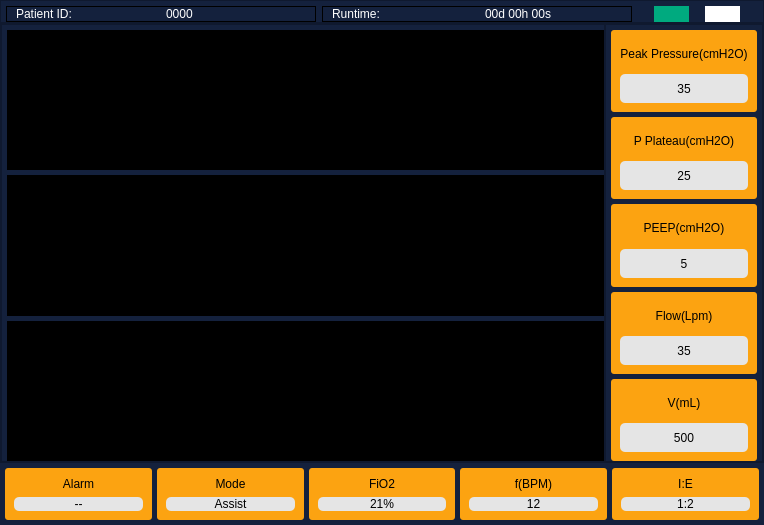
<?xml version="1.0" encoding="UTF-8"?>
<ui version="4.0">
 <author>Eugene Oca</author>
 <class>MainWindow</class>
 <widget class="QMainWindow" name="MainWindow">
  <property name="geometry">
   <rect>
    <x>0</x>
    <y>0</y>
    <width>764</width>
    <height>525</height>
   </rect>
  </property>
  <property name="windowTitle">
   <string>SPIRITUS VITAE</string>
  </property>
  <widget class="QWidget" name="centralwidget">
   <layout class="QVBoxLayout" name="verticalLayout">
    <property name="spacing">
     <number>0</number>
    </property>
    <property name="leftMargin">
     <number>0</number>
    </property>
    <property name="topMargin">
     <number>0</number>
    </property>
    <property name="rightMargin">
     <number>0</number>
    </property>
    <property name="bottomMargin">
     <number>0</number>
    </property>
    <item>
     <widget class="QFrame" name="top_frame">
      <property name="maximumSize">
       <size>
        <width>16777215</width>
        <height>40</height>
       </size>
      </property>
      <property name="styleSheet">
       <string notr="true">background-color: rgb(20, 33, 61);</string>
      </property>
      <property name="frameShape">
       <enum>QFrame::StyledPanel</enum>
      </property>
      <property name="frameShadow">
       <enum>QFrame::Raised</enum>
      </property>
      <layout class="QHBoxLayout" name="horizontalLayout_2">
       <property name="spacing">
        <number>6</number>
       </property>
       <property name="sizeConstraint">
        <enum>QLayout::SetDefaultConstraint</enum>
       </property>
       <property name="leftMargin">
        <number>5</number>
       </property>
       <property name="topMargin">
        <number>5</number>
       </property>
       <property name="rightMargin">
        <number>5</number>
       </property>
       <property name="bottomMargin">
        <number>0</number>
       </property>
       <item>
        <widget class="QFrame" name="frame">
         <property name="styleSheet">
          <string notr="true">border-color: rgb(0, 0, 0);</string>
         </property>
         <property name="frameShape">
          <enum>QFrame::Box</enum>
         </property>
         <property name="frameShadow">
          <enum>QFrame::Plain</enum>
         </property>
         <property name="lineWidth">
          <number>1</number>
         </property>
         <layout class="QHBoxLayout" name="horizontalLayout_3">
          <property name="spacing">
           <number>0</number>
          </property>
          <property name="leftMargin">
           <number>9</number>
          </property>
          <property name="topMargin">
           <number>0</number>
          </property>
          <property name="rightMargin">
           <number>0</number>
          </property>
          <property name="bottomMargin">
           <number>0</number>
          </property>
          <item>
           <widget class="QLabel" name="label">
            <property name="maximumSize">
             <size>
              <width>150</width>
              <height>16777215</height>
             </size>
            </property>
            <property name="styleSheet">
             <string notr="true">font: 25 12pt &quot;Segoe UI Light&quot; bold;
background-color: rgb(20, 33, 61);
color: rgb(255, 255, 255);</string>
            </property>
            <property name="lineWidth">
             <number>1</number>
            </property>
            <property name="text">
             <string>Patient ID:</string>
            </property>
            <property name="scaledContents">
             <bool>false</bool>
            </property>
            <property name="wordWrap">
             <bool>false</bool>
            </property>
           </widget>
          </item>
          <item>
           <widget class="QLabel" name="lbl_patient_id">
            <property name="styleSheet">
             <string notr="true">font: 25 12pt &quot;Segoe UI Light&quot; bold;
background-color: rgb(20, 33, 61);
color: rgb(255, 255, 255);</string>
            </property>
            <property name="text">
             <string>0000</string>
            </property>
           </widget>
          </item>
         </layout>
        </widget>
       </item>
       <item>
        <widget class="QFrame" name="frame_2">
         <property name="styleSheet">
          <string notr="true">background-color: rgb(20, 33, 61);</string>
         </property>
         <property name="frameShape">
          <enum>QFrame::Box</enum>
         </property>
         <property name="frameShadow">
          <enum>QFrame::Plain</enum>
         </property>
         <layout class="QHBoxLayout" name="horizontalLayout_4">
          <property name="leftMargin">
           <number>9</number>
          </property>
          <property name="topMargin">
           <number>0</number>
          </property>
          <property name="rightMargin">
           <number>0</number>
          </property>
          <property name="bottomMargin">
           <number>0</number>
          </property>
          <item>
           <widget class="QLabel" name="label_2">
            <property name="maximumSize">
             <size>
              <width>16777215</width>
              <height>16777215</height>
             </size>
            </property>
            <property name="styleSheet">
             <string notr="true">font: 25 12pt &quot;Segoe UI Light&quot; bold;
color: rgb(255, 255, 255);</string>
            </property>
            <property name="text">
             <string>Runtime:</string>
            </property>
           </widget>
          </item>
          <item>
           <widget class="QLabel" name="lbl_runtime">
            <property name="styleSheet">
             <string notr="true">font: 25 12pt &quot;Segoe UI Light&quot; bold;
color: rgb(255, 255, 255);</string>
            </property>
            <property name="text">
             <string>00d 00h 00s</string>
            </property>
           </widget>
          </item>
         </layout>
        </widget>
       </item>
       <item>
        <widget class="QFrame" name="frame_3">
         <property name="maximumSize">
          <size>
           <width>120</width>
           <height>16777215</height>
          </size>
         </property>
         <property name="styleSheet">
          <string notr="true">background-color: rgb(20, 33, 61);</string>
         </property>
         <property name="frameShape">
          <enum>QFrame::NoFrame</enum>
         </property>
         <property name="frameShadow">
          <enum>QFrame::Plain</enum>
         </property>
         <layout class="QHBoxLayout" name="horizontalLayout_5">
          <property name="spacing">
           <number>0</number>
          </property>
          <property name="leftMargin">
           <number>0</number>
          </property>
          <property name="topMargin">
           <number>0</number>
          </property>
          <property name="rightMargin">
           <number>0</number>
          </property>
          <property name="bottomMargin">
           <number>0</number>
          </property>
          <item>
           <widget class="QPushButton" name="btn_run">
            <property name="maximumSize">
             <size>
              <width>35</width>
              <height>35</height>
             </size>
            </property>
            <property name="styleSheet">
             <string notr="true">font: 25 11.5pt &quot;Segoe UI Light&quot;;
color: rgb(255, 255, 255);
border-radius: 15px;
background-color: rgb(0, 170, 127);</string>
            </property>
            <property name="text">
             <string/>
            </property>
            <property name="icon">
             <iconset resource="../src/images.qrc">
              <normaloff>:/buttons/img/btn_play.png</normaloff>:/buttons/img/btn_play.png</iconset>
            </property>
            <property name="iconSize">
             <size>
              <width>32</width>
              <height>32</height>
             </size>
            </property>
            <property name="checkable">
             <bool>false</bool>
            </property>
            <property name="checked">
             <bool>false</bool>
            </property>
            <property name="flat">
             <bool>true</bool>
            </property>
           </widget>
          </item>
          <item>
           <widget class="QPushButton" name="btn_settings">
            <property name="maximumSize">
             <size>
              <width>35</width>
              <height>35</height>
             </size>
            </property>
            <property name="styleSheet">
             <string notr="true">font: 25 11.5pt &quot;Segoe UI Light&quot;;
color: rgb(255, 255, 255);
border-radius: 15px;
background-color: rgb(255, 255, 255);</string>
            </property>
            <property name="text">
             <string/>
            </property>
            <property name="icon">
             <iconset resource="../src/images.qrc">
              <normaloff>:/buttons/img/iconfinder_Configuration-01_1976051.png</normaloff>:/buttons/img/iconfinder_Configuration-01_1976051.png</iconset>
            </property>
            <property name="iconSize">
             <size>
              <width>32</width>
              <height>32</height>
             </size>
            </property>
            <property name="flat">
             <bool>true</bool>
            </property>
           </widget>
          </item>
         </layout>
        </widget>
       </item>
      </layout>
     </widget>
    </item>
    <item>
     <widget class="QFrame" name="middle_frame">
      <property name="styleSheet">
       <string notr="true">background-color: rgb(20, 33, 61);</string>
      </property>
      <property name="frameShape">
       <enum>QFrame::StyledPanel</enum>
      </property>
      <property name="frameShadow">
       <enum>QFrame::Raised</enum>
      </property>
      <layout class="QHBoxLayout" name="horizontalLayout">
       <property name="spacing">
        <number>0</number>
       </property>
       <property name="leftMargin">
        <number>0</number>
       </property>
       <property name="topMargin">
        <number>0</number>
       </property>
       <property name="rightMargin">
        <number>0</number>
       </property>
       <property name="bottomMargin">
        <number>0</number>
       </property>
       <item>
        <widget class="QFrame" name="graph_display_frame">
         <property name="frameShape">
          <enum>QFrame::StyledPanel</enum>
         </property>
         <property name="frameShadow">
          <enum>QFrame::Raised</enum>
         </property>
         <layout class="QVBoxLayout" name="verticalLayout_13">
          <property name="spacing">
           <number>5</number>
          </property>
          <property name="leftMargin">
           <number>5</number>
          </property>
          <property name="topMargin">
           <number>5</number>
          </property>
          <property name="rightMargin">
           <number>0</number>
          </property>
          <property name="bottomMargin">
           <number>0</number>
          </property>
          <item>
           <widget class="PlotWidget" name="gv_pressure">
            <property name="autoFillBackground">
             <bool>false</bool>
            </property>
            <property name="styleSheet">
             <string notr="true">background-color: rgb(0, 0, 0);</string>
            </property>
            <property name="frameShape">
             <enum>QFrame::Box</enum>
            </property>
            <property name="frameShadow">
             <enum>QFrame::Sunken</enum>
            </property>
            <property name="sizeAdjustPolicy">
             <enum>QAbstractScrollArea::AdjustIgnored</enum>
            </property>
            <property name="foregroundBrush">
             <brush brushstyle="NoBrush">
              <color alpha="255">
               <red>252</red>
               <green>163</green>
               <blue>17</blue>
              </color>
             </brush>
            </property>
           </widget>
          </item>
          <item>
           <widget class="PlotWidget" name="gv_flow">
            <property name="styleSheet">
             <string notr="true">background-color: rgb(0, 0, 0);</string>
            </property>
            <property name="frameShape">
             <enum>QFrame::Box</enum>
            </property>
            <property name="sizeAdjustPolicy">
             <enum>QAbstractScrollArea::AdjustIgnored</enum>
            </property>
            <property name="foregroundBrush">
             <brush brushstyle="NoBrush">
              <color alpha="255">
               <red>252</red>
               <green>163</green>
               <blue>17</blue>
              </color>
             </brush>
            </property>
           </widget>
          </item>
          <item>
           <widget class="PlotWidget" name="gv_volume">
            <property name="styleSheet">
             <string notr="true">background-color: rgb(0, 0, 0);</string>
            </property>
            <property name="frameShape">
             <enum>QFrame::Box</enum>
            </property>
            <property name="sizeAdjustPolicy">
             <enum>QAbstractScrollArea::AdjustIgnored</enum>
            </property>
            <property name="foregroundBrush">
             <brush brushstyle="NoBrush">
              <color alpha="255">
               <red>252</red>
               <green>163</green>
               <blue>17</blue>
              </color>
             </brush>
            </property>
           </widget>
          </item>
         </layout>
        </widget>
       </item>
       <item>
        <widget class="QFrame" name="right_frame">
         <property name="maximumSize">
          <size>
           <width>200</width>
           <height>16777215</height>
          </size>
         </property>
         <property name="frameShape">
          <enum>QFrame::StyledPanel</enum>
         </property>
         <property name="frameShadow">
          <enum>QFrame::Raised</enum>
         </property>
         <layout class="QVBoxLayout" name="verticalLayout_2">
          <property name="spacing">
           <number>5</number>
          </property>
          <property name="leftMargin">
           <number>5</number>
          </property>
          <property name="topMargin">
           <number>5</number>
          </property>
          <property name="rightMargin">
           <number>5</number>
          </property>
          <property name="bottomMargin">
           <number>0</number>
          </property>
          <item>
           <widget class="QFrame" name="frame_12">
            <property name="maximumSize">
             <size>
              <width>200</width>
              <height>16777215</height>
             </size>
            </property>
            <property name="styleSheet">
             <string notr="true">border-radius: 3px;
background-color: rgb(252, 163, 17);</string>
            </property>
            <property name="frameShape">
             <enum>QFrame::NoFrame</enum>
            </property>
            <property name="frameShadow">
             <enum>QFrame::Plain</enum>
            </property>
            <layout class="QVBoxLayout" name="verticalLayout_8">
             <property name="spacing">
              <number>6</number>
             </property>
             <item>
              <widget class="QLabel" name="label_13">
               <property name="styleSheet">
                <string notr="true">font: 25 10pt &quot;Segoe UI Light&quot; bold;</string>
               </property>
               <property name="text">
                <string>Peak Pressure(cmH2O)</string>
               </property>
               <property name="alignment">
                <set>Qt::AlignCenter</set>
               </property>
              </widget>
             </item>
             <item>
              <widget class="QLabel" name="lbl_pressure_peak">
               <property name="maximumSize">
                <size>
                 <width>16777215</width>
                 <height>16777215</height>
                </size>
               </property>
               <property name="styleSheet">
                <string notr="true">font: 25 14pt &quot;Segoe UI Light&quot; bold;
border-radius: 5px;
background-color: #E5E5E5;</string>
               </property>
               <property name="text">
                <string>35</string>
               </property>
               <property name="alignment">
                <set>Qt::AlignCenter</set>
               </property>
               <property name="margin">
                <number>0</number>
               </property>
              </widget>
             </item>
            </layout>
           </widget>
          </item>
          <item>
           <widget class="QFrame" name="frame_9">
            <property name="maximumSize">
             <size>
              <width>200</width>
              <height>16777215</height>
             </size>
            </property>
            <property name="styleSheet">
             <string notr="true">border-radius: 3px;
background-color: rgb(252, 163, 17);</string>
            </property>
            <property name="frameShape">
             <enum>QFrame::NoFrame</enum>
            </property>
            <property name="frameShadow">
             <enum>QFrame::Plain</enum>
            </property>
            <layout class="QVBoxLayout" name="verticalLayout_9">
             <item>
              <widget class="QLabel" name="label_15">
               <property name="styleSheet">
                <string notr="true">font: 25 10pt &quot;Segoe UI Light&quot; bold;</string>
               </property>
               <property name="text">
                <string>P Plateau(cmH2O)</string>
               </property>
               <property name="alignment">
                <set>Qt::AlignCenter</set>
               </property>
              </widget>
             </item>
             <item>
              <widget class="QLabel" name="lbl_p_plateau">
               <property name="styleSheet">
                <string notr="true">font: 25 14pt &quot;Segoe UI Light&quot; bold;
border-radius: 5px;
background-color: #E5E5E5;</string>
               </property>
               <property name="text">
                <string>25</string>
               </property>
               <property name="alignment">
                <set>Qt::AlignCenter</set>
               </property>
              </widget>
             </item>
            </layout>
           </widget>
          </item>
          <item>
           <widget class="QFrame" name="frame_13">
            <property name="maximumSize">
             <size>
              <width>200</width>
              <height>16777215</height>
             </size>
            </property>
            <property name="styleSheet">
             <string notr="true">border-radius: 3px;
background-color: rgb(252, 163, 17);</string>
            </property>
            <property name="frameShape">
             <enum>QFrame::NoFrame</enum>
            </property>
            <property name="frameShadow">
             <enum>QFrame::Plain</enum>
            </property>
            <layout class="QVBoxLayout" name="verticalLayout_10">
             <item>
              <widget class="QLabel" name="label_17">
               <property name="styleSheet">
                <string notr="true">font: 25 10pt &quot;Segoe UI Light&quot; bold;</string>
               </property>
               <property name="text">
                <string>PEEP(cmH2O)</string>
               </property>
               <property name="alignment">
                <set>Qt::AlignCenter</set>
               </property>
              </widget>
             </item>
             <item>
              <widget class="QLabel" name="lbl_peep">
               <property name="styleSheet">
                <string notr="true">font: 25 14pt &quot;Segoe UI Light&quot; bold;
border-radius: 5px;
background-color: #E5E5E5;</string>
               </property>
               <property name="text">
                <string>5</string>
               </property>
               <property name="alignment">
                <set>Qt::AlignCenter</set>
               </property>
              </widget>
             </item>
            </layout>
           </widget>
          </item>
          <item>
           <widget class="QFrame" name="frame_10">
            <property name="maximumSize">
             <size>
              <width>200</width>
              <height>16777215</height>
             </size>
            </property>
            <property name="styleSheet">
             <string notr="true">border-radius: 3px;
background-color: rgb(252, 163, 17);</string>
            </property>
            <property name="frameShape">
             <enum>QFrame::NoFrame</enum>
            </property>
            <property name="frameShadow">
             <enum>QFrame::Plain</enum>
            </property>
            <layout class="QVBoxLayout" name="verticalLayout_11">
             <item>
              <widget class="QLabel" name="label_19">
               <property name="styleSheet">
                <string notr="true">font: 25 10pt &quot;Segoe UI Light&quot; bold;</string>
               </property>
               <property name="text">
                <string>Flow(Lpm)</string>
               </property>
               <property name="alignment">
                <set>Qt::AlignCenter</set>
               </property>
              </widget>
             </item>
             <item>
              <widget class="QLabel" name="lbl_flow">
               <property name="styleSheet">
                <string notr="true">font: 25 14pt &quot;Segoe UI Light&quot; bold;
border-radius: 5px;
background-color: #E5E5E5;</string>
               </property>
               <property name="text">
                <string>35</string>
               </property>
               <property name="alignment">
                <set>Qt::AlignCenter</set>
               </property>
              </widget>
             </item>
            </layout>
           </widget>
          </item>
          <item>
           <widget class="QFrame" name="frame_11">
            <property name="maximumSize">
             <size>
              <width>200</width>
              <height>16777215</height>
             </size>
            </property>
            <property name="styleSheet">
             <string notr="true">border-radius: 3px;
background-color: rgb(252, 163, 17);</string>
            </property>
            <property name="frameShape">
             <enum>QFrame::NoFrame</enum>
            </property>
            <property name="frameShadow">
             <enum>QFrame::Plain</enum>
            </property>
            <layout class="QVBoxLayout" name="verticalLayout_12">
             <item>
              <widget class="QLabel" name="label_21">
               <property name="styleSheet">
                <string notr="true">font: 25 12pt &quot;Segoe UI Light&quot; bold;</string>
               </property>
               <property name="text">
                <string>V(mL)</string>
               </property>
               <property name="alignment">
                <set>Qt::AlignCenter</set>
               </property>
              </widget>
             </item>
             <item>
              <widget class="QLabel" name="lbl_tidal_volume">
               <property name="styleSheet">
                <string notr="true">font: 25 14pt &quot;Segoe UI Light&quot; bold;
border-radius: 5px;
background-color: #E5E5E5;</string>
               </property>
               <property name="text">
                <string>500</string>
               </property>
               <property name="alignment">
                <set>Qt::AlignCenter</set>
               </property>
              </widget>
             </item>
            </layout>
           </widget>
          </item>
         </layout>
        </widget>
       </item>
      </layout>
     </widget>
    </item>
    <item>
     <widget class="QFrame" name="bottom_frame">
      <property name="maximumSize">
       <size>
        <width>16777215</width>
        <height>100</height>
       </size>
      </property>
      <property name="styleSheet">
       <string notr="true">background-color: rgb(20, 33, 61);</string>
      </property>
      <property name="frameShape">
       <enum>QFrame::NoFrame</enum>
      </property>
      <property name="frameShadow">
       <enum>QFrame::Raised</enum>
      </property>
      <layout class="QHBoxLayout" name="horizontalLayout_6">
       <property name="spacing">
        <number>5</number>
       </property>
       <property name="leftMargin">
        <number>5</number>
       </property>
       <property name="topMargin">
        <number>5</number>
       </property>
       <property name="rightMargin">
        <number>5</number>
       </property>
       <property name="bottomMargin">
        <number>5</number>
       </property>
       <item>
        <widget class="QFrame" name="frame_4">
         <property name="maximumSize">
          <size>
           <width>150</width>
           <height>16777215</height>
          </size>
         </property>
         <property name="styleSheet">
          <string notr="true">border-radius: 3px;
background-color: rgb(252, 163, 17);</string>
         </property>
         <property name="frameShape">
          <enum>QFrame::NoFrame</enum>
         </property>
         <property name="frameShadow">
          <enum>QFrame::Plain</enum>
         </property>
         <layout class="QVBoxLayout" name="verticalLayout_3">
          <item>
           <widget class="QLabel" name="label_3">
            <property name="styleSheet">
             <string notr="true">font: 25 10pt &quot;Segoe UI Light&quot; bold;</string>
            </property>
            <property name="text">
             <string>Alarm</string>
            </property>
            <property name="alignment">
             <set>Qt::AlignCenter</set>
            </property>
           </widget>
          </item>
          <item>
           <widget class="QLabel" name="label_4">
            <property name="styleSheet">
             <string notr="true">font: 25 14pt &quot;Segoe UI Light&quot; bold;
border-radius: 5px;
background-color: #E5E5E5;</string>
            </property>
            <property name="text">
             <string>--</string>
            </property>
            <property name="alignment">
             <set>Qt::AlignCenter</set>
            </property>
           </widget>
          </item>
         </layout>
        </widget>
       </item>
       <item>
        <widget class="QFrame" name="frame_5">
         <property name="maximumSize">
          <size>
           <width>150</width>
           <height>16777215</height>
          </size>
         </property>
         <property name="styleSheet">
          <string notr="true">border-radius: 3px;
background-color: rgb(252, 163, 17);</string>
         </property>
         <property name="frameShape">
          <enum>QFrame::NoFrame</enum>
         </property>
         <property name="frameShadow">
          <enum>QFrame::Plain</enum>
         </property>
         <layout class="QVBoxLayout" name="verticalLayout_4">
          <item>
           <widget class="QLabel" name="label_5">
            <property name="styleSheet">
             <string notr="true">font: 25 10pt &quot;Segoe UI Light&quot; bold;</string>
            </property>
            <property name="text">
             <string>Mode</string>
            </property>
            <property name="alignment">
             <set>Qt::AlignCenter</set>
            </property>
           </widget>
          </item>
          <item>
           <widget class="QLabel" name="lbl_mode">
            <property name="styleSheet">
             <string notr="true">font: 25 14pt &quot;Segoe UI Light&quot; bold;
border-radius: 5px;
background-color: #E5E5E5;</string>
            </property>
            <property name="text">
             <string>Assist</string>
            </property>
            <property name="alignment">
             <set>Qt::AlignCenter</set>
            </property>
           </widget>
          </item>
         </layout>
        </widget>
       </item>
       <item>
        <widget class="QFrame" name="frame_6">
         <property name="maximumSize">
          <size>
           <width>150</width>
           <height>16777215</height>
          </size>
         </property>
         <property name="styleSheet">
          <string notr="true">border-radius: 3px;
background-color: rgb(252, 163, 17);</string>
         </property>
         <property name="frameShape">
          <enum>QFrame::NoFrame</enum>
         </property>
         <property name="frameShadow">
          <enum>QFrame::Plain</enum>
         </property>
         <layout class="QVBoxLayout" name="verticalLayout_5">
          <item>
           <widget class="QLabel" name="label_7">
            <property name="styleSheet">
             <string notr="true">font: 25 10pt &quot;Segoe UI Light&quot; bold;</string>
            </property>
            <property name="text">
             <string>FiO2</string>
            </property>
            <property name="alignment">
             <set>Qt::AlignCenter</set>
            </property>
           </widget>
          </item>
          <item>
           <widget class="QLabel" name="lbl_fio2">
            <property name="styleSheet">
             <string notr="true">font: 25 14pt &quot;Segoe UI Light&quot; bold;
border-radius: 5px;
background-color: #E5E5E5;</string>
            </property>
            <property name="text">
             <string>21%</string>
            </property>
            <property name="alignment">
             <set>Qt::AlignCenter</set>
            </property>
           </widget>
          </item>
         </layout>
        </widget>
       </item>
       <item>
        <widget class="QFrame" name="frame_7">
         <property name="maximumSize">
          <size>
           <width>150</width>
           <height>16777215</height>
          </size>
         </property>
         <property name="styleSheet">
          <string notr="true">border-radius: 3px;
background-color: rgb(252, 163, 17);</string>
         </property>
         <property name="frameShape">
          <enum>QFrame::NoFrame</enum>
         </property>
         <property name="frameShadow">
          <enum>QFrame::Plain</enum>
         </property>
         <layout class="QVBoxLayout" name="verticalLayout_6">
          <item>
           <widget class="QLabel" name="label_9">
            <property name="styleSheet">
             <string notr="true">font: 25 10pt &quot;Segoe UI Light&quot; bold;</string>
            </property>
            <property name="text">
             <string>f(BPM)</string>
            </property>
            <property name="alignment">
             <set>Qt::AlignCenter</set>
            </property>
           </widget>
          </item>
          <item>
           <widget class="QLabel" name="lbl_resp_rate">
            <property name="styleSheet">
             <string notr="true">font: 25 14pt &quot;Segoe UI Light&quot; bold;
border-radius: 5px;
background-color: #E5E5E5;</string>
            </property>
            <property name="text">
             <string>12</string>
            </property>
            <property name="alignment">
             <set>Qt::AlignCenter</set>
            </property>
           </widget>
          </item>
         </layout>
        </widget>
       </item>
       <item>
        <widget class="QFrame" name="frame_8">
         <property name="maximumSize">
          <size>
           <width>150</width>
           <height>16777215</height>
          </size>
         </property>
         <property name="styleSheet">
          <string notr="true">border-radius: 3px;
background-color: rgb(252, 163, 17);</string>
         </property>
         <property name="frameShape">
          <enum>QFrame::NoFrame</enum>
         </property>
         <property name="frameShadow">
          <enum>QFrame::Plain</enum>
         </property>
         <layout class="QVBoxLayout" name="verticalLayout_7">
          <item>
           <widget class="QLabel" name="label_11">
            <property name="styleSheet">
             <string notr="true">font: 25 10pt &quot;Segoe UI Light&quot; bold;</string>
            </property>
            <property name="text">
             <string>I:E</string>
            </property>
            <property name="alignment">
             <set>Qt::AlignCenter</set>
            </property>
           </widget>
          </item>
          <item>
           <widget class="QLabel" name="lbl_ieratio">
            <property name="styleSheet">
             <string notr="true">font: 25 14pt &quot;Segoe UI Light&quot; bold;
border-radius: 5px;
background-color: #E5E5E5;</string>
            </property>
            <property name="text">
             <string>1:2</string>
            </property>
            <property name="alignment">
             <set>Qt::AlignCenter</set>
            </property>
           </widget>
          </item>
         </layout>
        </widget>
       </item>
      </layout>
     </widget>
    </item>
   </layout>
  </widget>
 </widget>
 <customwidgets>
  <customwidget>
   <class>PlotWidget</class>
   <extends>QGraphicsView</extends>
   <header>pyqtgraph</header>
  </customwidget>
 </customwidgets>
 <resources>
  <include location="../src/images.qrc"/>
 </resources>
 <connections/>
</ui>
